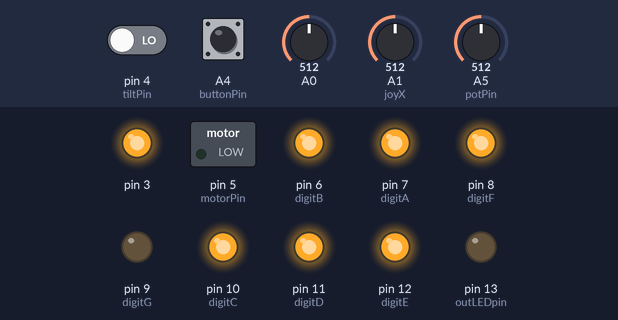
Bench run of a sketch on a simulated Arduino Uno, built with avr-gcc and run on an emulated ATmega328P. Parts: switched loads named in the sketch (green lamp = pin HIGH), output pins drawn as LEDs (lit = HIGH). The inputs (shaded band) are chosen by the test bench; at power-on: pin 4 (tiltPin) LOW, A0 = 512, A1 (joyX) = 512, A4 (buttonPin) HIGH, A5 (potPin) = 512.

Above: at 0.6 s.
At 41.0 s:
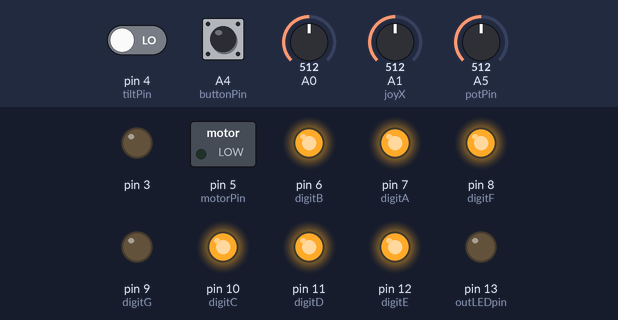
Timing chart, 0 to 43.5 s (numbered marks = the images above):
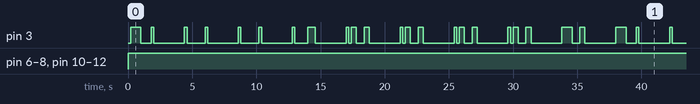

Measured:
- by itself, pin 3: moves between LOW and HIGH, repeating every 37.8 s
- by itself, pin 6 (digitB), pin 7 (digitA), pin 8 (digitF), pin 10 (digitC), pin 11 (digitD), pin 12 (digitE): LOW → HIGH at 0.00 s
- by itself, everything shown: repeats every 37.8 s, in 44 steps

The sketch:

Levente_Mate_22037146_Arduino_Communications.ino
```cpp
#define STX 0x70
#define ETX 0x71

char txButton, txTilt, txPot, txA, txB, txC, txD;
char txBuffer[8] = {0,0,0,0,0,0,0,ETX};
char rxBuffer[7];
char rxButton, rxTilt, rxPot, rxA, rxB, rxC, rxD;
int  rx_index;

const int buttonPin = A4;
const int buzzerPin = A3;

const int tiltPin = 4;
const int outLEDpin = 13;

int potPin = A5;
const int digitA = 7;
const int digitB = 6;
const int digitC = 10;
const int digitD = 11;
const int digitE = 12;
const int digitF = 8;
const int digitG = 9;

const int joyX = A1;
//const int joyY = A2;
const int motorPin = 5;


void readInputs()
{
  // Reads the inputs in the mini-projects
  // Uses txButton, txTilt, txPot, txA, txB, txC, txD;

  if (digitalRead(buttonPin) == LOW) {
    txButton = 1;
  }
  if (digitalRead(buttonPin) == HIGH) {
    txButton = 0;
  }

  // Read in tilt switch and convert output to 1 or 0
  if (digitalRead(tiltPin) == HIGH) {
    txTilt = 1;
  }
  if (digitalRead(tiltPin) == LOW) {
    txTilt = 0;
  }

  // Read in potentiometer and map it to txPot (0...7)
  int potVal = analogRead(potPin);
  txPot = map(potVal, 0, 1023, 0, 7);

  // Read joystick X axis and map it to txA (0...99)
  int val = analogRead(joyX);
  txA = map(val, 0, 1023, 0, 99);

  txB = map(val, 0, 1023, 0, 99);

  txC = map(val, 0, 1023, 0, 99);

  txD = map(val, 0, 1023, 0, 99);
}

void writeOutputs()
{
  // Writes the outputs in the mini-projects
  // Uses rxButton, rxTilt, rxPot, rxA, rxB, rxC, rxD;

  // Buzzer
  if (rxButton == 1) {
    digitalWrite(buzzerPin, HIGH);
    tone(buzzerPin, 440);
    delay(2000);
    digitalWrite(buzzerPin, LOW);
  }
  if (rxButton == 0) {
    digitalWrite(buzzerPin, LOW);
    noTone(buzzerPin);
  }

  // LED
  if (rxTilt == 1) {
		digitalWrite(outLEDpin, HIGH);
	}
	if (rxTilt == 0) {
		digitalWrite(outLEDpin, LOW);
	}

	// 1 digit 7 segment display
  switch (rxPot) {
    case 0:
      digitalWrite(digitA, HIGH);
      digitalWrite(digitB, HIGH);
      digitalWrite(digitC, HIGH);
      digitalWrite(digitD, HIGH);
      digitalWrite(digitE, HIGH);
      digitalWrite(digitF, HIGH);
      digitalWrite(digitG, LOW);
      break;
    case 1:
      digitalWrite(digitA, LOW);
      digitalWrite(digitB, HIGH);
      digitalWrite(digitC, HIGH);
      digitalWrite(digitD, LOW);
      digitalWrite(digitE, LOW);
      digitalWrite(digitF, LOW);
      digitalWrite(digitG, LOW);
      break;
    case 2:
      digitalWrite(digitA, HIGH);
      digitalWrite(digitB, HIGH);
      digitalWrite(digitC, LOW);
      digitalWrite(digitD, HIGH);
      digitalWrite(digitE, HIGH);
      digitalWrite(digitF, LOW);
      digitalWrite(digitG, HIGH);
      break;
    case 3:
      digitalWrite(digitA, HIGH);
      digitalWrite(digitB, HIGH);
      digitalWrite(digitC, HIGH);
      digitalWrite(digitD, HIGH);
      digitalWrite(digitE, LOW);
      digitalWrite(digitF, LOW);
      digitalWrite(digitG, HIGH);
      break;
    case 4:
      digitalWrite(digitA, LOW);
      digitalWrite(digitB, HIGH);
      digitalWrite(digitC, HIGH);
      digitalWrite(digitD, LOW);
      digitalWrite(digitE, LOW);
      digitalWrite(digitF, HIGH);
      digitalWrite(digitG, HIGH);
      break;
    case 5:
      digitalWrite(digitA, HIGH);
      digitalWrite(digitB, LOW);
      digitalWrite(digitC, HIGH);
      digitalWrite(digitD, HIGH);
      digitalWrite(digitE, LOW);
      digitalWrite(digitF, HIGH);
      digitalWrite(digitG, HIGH);
      break;
    case 6:
      digitalWrite(digitA, HIGH);
      digitalWrite(digitB, LOW);
      digitalWrite(digitC, HIGH);
      digitalWrite(digitD, HIGH);
      digitalWrite(digitE, HIGH);
      digitalWrite(digitF, HIGH);
      digitalWrite(digitG, HIGH);
      break;
    case 7:
      digitalWrite(digitA, HIGH);
      digitalWrite(digitB, HIGH);
      digitalWrite(digitC, HIGH);
      digitalWrite(digitD, LOW);
      digitalWrite(digitE, LOW);
      digitalWrite(digitF, LOW);
      digitalWrite(digitG, LOW);
      break;
  }

	// Fan motor
	int speedVal = rxA;
	int mSpeed = map(speedVal, 0, 99, 0, 255);
	analogWrite(motorPin, mSpeed);
}

int ledState = LOW;

void setup()
{
  Serial.begin(9600);

  pinMode(3, OUTPUT);

  pinMode(buttonPin, INPUT_PULLUP);
  pinMode(buzzerPin, OUTPUT);

  pinMode(tiltPin, INPUT);
  digitalWrite(tiltPin, LOW);
  pinMode(outLEDpin, OUTPUT);

  pinMode(potPin, INPUT);
  pinMode(digitA, OUTPUT);
  pinMode(digitB, OUTPUT);
  pinMode(digitC, OUTPUT);
  pinMode(digitD, OUTPUT);
  pinMode(digitE, OUTPUT);
  pinMode(digitF, OUTPUT);
  pinMode(digitG, OUTPUT);

  pinMode(joyX, INPUT);
  pinMode(motorPin, OUTPUT);
}


const long txInterval = 200;
int tx_state = 0;
char tx_char = 'H';
char chr;
unsigned long previousTxMillis = 0;

char tx_string[] = "Hello World";
#define TX_START_OF_TEXT  -1
int tx_string_state = TX_START_OF_TEXT;

char getTxChar()
{
  char chr;

  switch (tx_string_state)
  {
    case TX_START_OF_TEXT:
    tx_string_state = 0;
    txBuffer[0] = txButton;
    txBuffer[1] = txTilt;
    txBuffer[2] = txPot;
    txBuffer[3] = txA;
    txBuffer[4] = txB;
    txBuffer[5] = txC;
    txBuffer[6] = txD;
    return STX;
    break;

    default:
    chr = txBuffer[tx_string_state];
    tx_string_state++;
    if (chr == ETX)
    {
      tx_string_state = TX_START_OF_TEXT;
      return ETX;
    }
    else
    {
      return chr;
    }
    break;
  }
}

void txChar()
{
  unsigned long currentTxMillis = millis();

  if (currentTxMillis - previousTxMillis >= txInterval)
  {
    previousTxMillis = previousTxMillis + txInterval;

    switch (tx_state)
    {
      case 0:
        chr = getTxChar();
        digitalWrite(3, HIGH);
        tx_state++;
        break;

      case 1:
      case 2:
      case 3:
      case 4:
      case 5:
      case 6:
      case 7:
        if ((chr & 0x40) != 0)
        {
          digitalWrite(3, HIGH);
        }
        else
        {
          digitalWrite(3, LOW);
        }
        chr = chr << 1;
        tx_state++;
        break;

      case 8:
        digitalWrite(3, HIGH);
        tx_state++;
        break;

      default:
        digitalWrite(3, LOW);
        tx_state++;
        if (tx_state > 20) tx_state = 0;
        break;
    }
  }
}


const long rxInterval = 20;
int rx_state = 0;
char rx_char;
unsigned long previousRxMillis = 0;
int rx_bits[10] = {0, 0, 0, 0, 0, 0, 0, 0, 0, 0};


void rxChar()
{
  unsigned long currentRxMillis = millis();
  int sensorValue;
  int i;

  if (currentRxMillis - previousRxMillis >= rxInterval)
  {
    previousRxMillis = previousRxMillis + rxInterval;

    sensorValue = analogRead(A0);
    //Serial.println(rx_state);

    switch (rx_state)
    {
      case 0:
        if (sensorValue >= 900)
        {
          rx_bits[0]++;
          rx_state++;
        }
        break;

      case 100:
        if ((rx_bits[0] >= 6) && (rx_bits[8] >= 6))
        {
          rx_char = 0;

          for (i = 1; i < 8; i++)
          {
            rx_char = rx_char << 1;
            if (rx_bits[i] >= 6) rx_char = rx_char | 0x01;
          }

          rx_char = rx_char;

          switch (rx_char)
          {
            case STX:
            rx_index = 0;
            break;

            case ETX:
            rxButton = rxBuffer[0];
            rxTilt = rxBuffer[1];
            rxPot = rxBuffer[2];
            rxA = rxBuffer[3];
            rxB = rxBuffer[4];
            rxC = rxBuffer[5];
            rxD = rxBuffer[6];
            rx_index = 0;
            break;

            default:
            rxBuffer[rx_index] = rx_char;
            rx_index++;
            break;
          }
        }
        else
        {
          Serial.println("Rx error");
        }
//        for (i = 0; i < 10; i++)
//        {
//          Serial.println(rx_bits[i]);
//        }
        for (i = 0; i < 10; i++)
        {
          rx_bits[i] = 0;
        }
        rx_state = 0;
        break;

      default:
        if (sensorValue >= 900)
        {
          rx_bits[rx_state / 10]++;
        }
        rx_state++;
        break;
    }
  }

}

void loop()
{
  readInputs();
  txChar();
  rxChar();
  writeOutputs();
}
```
